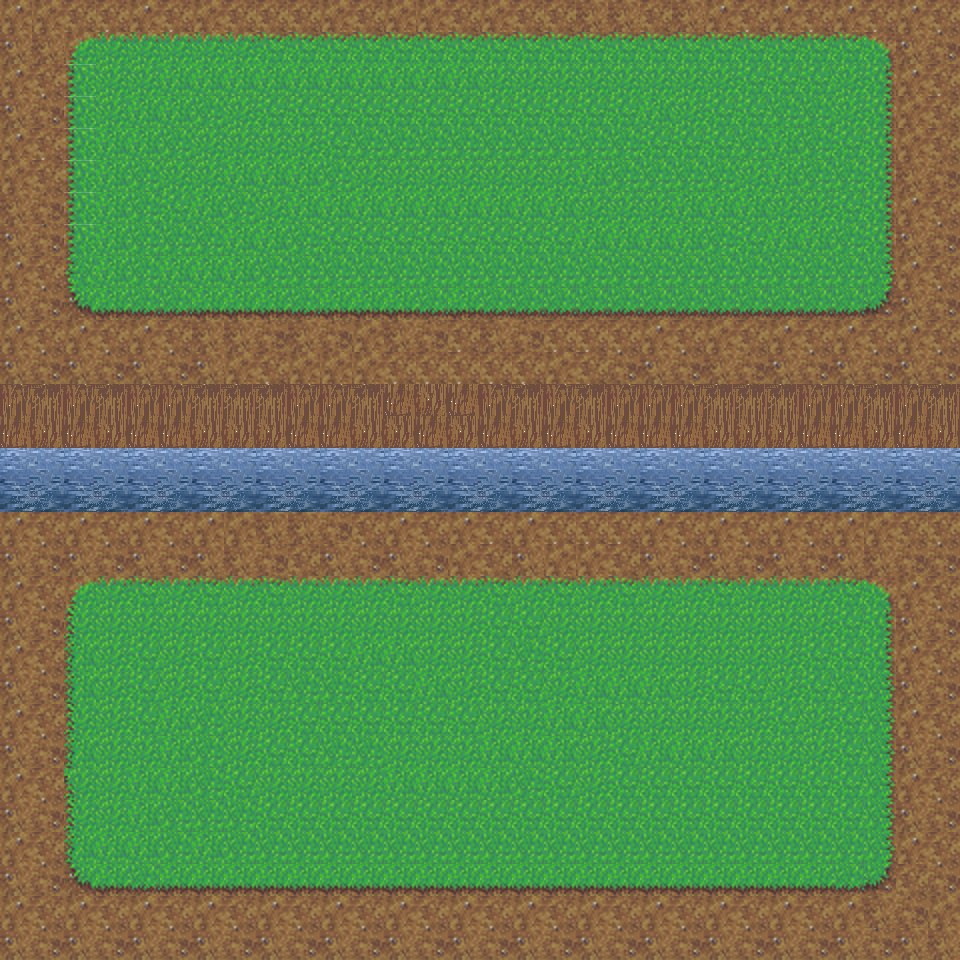

This game map was drawn from its Tiled (.tmx) file and the tilesets committed beside it. A one-line description and the trimmed map source follow:
An orthogonal 30x30 tile map with 32x32 px tiles, 1 tile layer (terrain) and 2 objects (2x location).

<map version="1.0" orientation="orthogonal" width="30" height="30" tilewidth="32" tileheight="32">
 <tileset firstgid="1" name="grass" tilewidth="32" tileheight="32">
  <image source="../../system/tiled/grass-tiles-2-small.png" width="448" height="192" />
  <tile id="12">
   <properties>
    <property name="obstacle" value="1" />
   </properties>
  </tile>
  <tile id="13">
   <properties>
    <property name="obstacle" value="1" />
   </properties>
  </tile>
  <tile id="26">
   <properties>
    <property name="obstacle" value="1" />
   </properties>
  </tile>
  <tile id="27">
   <properties>
    <property name="obstacle" value="1" />
   </properties>
  </tile>
  <tile id="40">
   <properties>
    <property name="obstacle" value="1" />
   </properties>
  </tile>
  <tile id="41">
   <properties>
    <property name="obstacle" value="1" />
   </properties>
  </tile>
  <tile id="54">
   <properties>
    <property name="obstacle" value="1" />
   </properties>
  </tile>
  <tile id="55">
   <properties>
    <property name="obstacle" value="1" />
   </properties>
  </tile>
 </tileset>
 <layer name="terrain" width="30" height="30">
  <data>[900 cells, 900 non-empty, 38 distinct tile ids]</data>
 </layer>
 <objectgroup name="locations" width="30" height="30">
  <object name="upside" type="location" x="74" y="38" width="810" height="268" />
  <object name="downside" type="location" x="68" y="581" width="823" height="300" />
 </objectgroup>
</map>